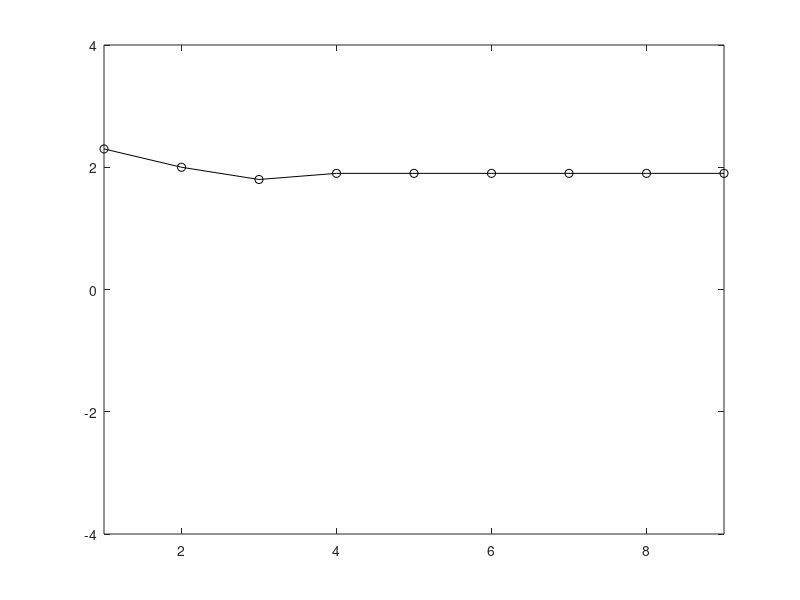
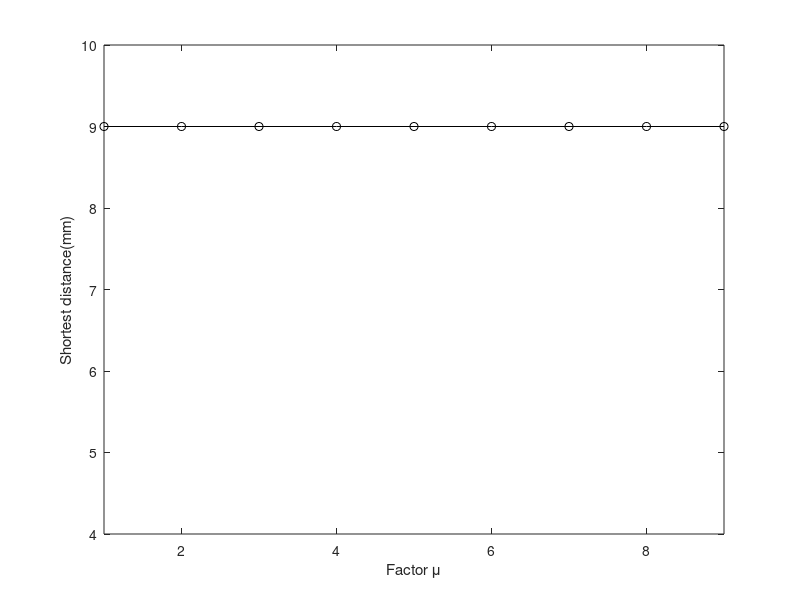
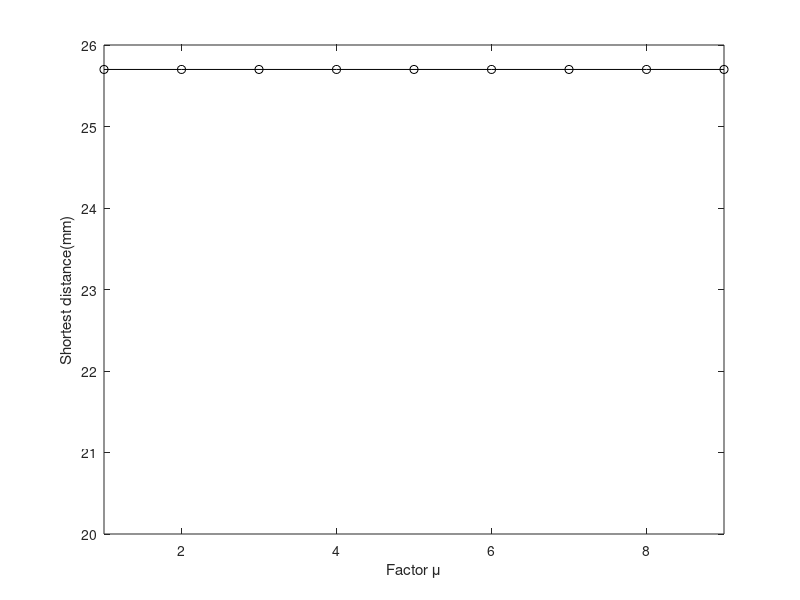
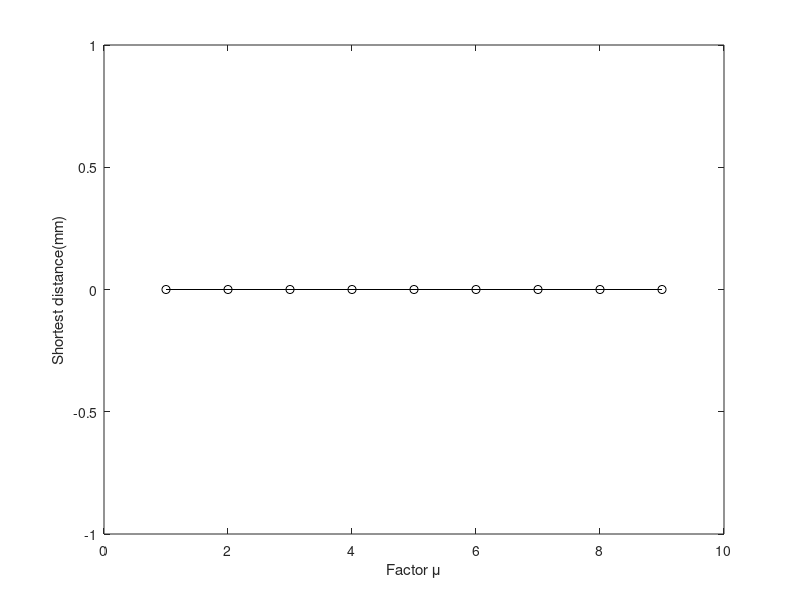

Source code (MATLAB) for these figures, in order:
p1=[1 2.3;
    2 2;
    3 1.8;
    4 1.9;
    5 1.9;
    6 1.9;
    7 1.9;
    8 1.9;
    9 1.9];
figure(1);
plot(p1(:,1),p1(:,2),'ko-');

axis([1 9 -4 4]);

p2=[1 9;
    2 9;
    3 9;
    4 9;
    5 9;
    6 9;
    7 9;
    8 9;
    9 9];
figure(2);
plot(p2(:,1),p2(:,2),'ko-');
ylabel('Shortest distance(mm)');
xlabel('Factor \mu')
axis([1 9 4 10]);

p3 =[1 25.7;
    2 25.7;
    3 25.7;
    4 25.7;
    5 25.7;
    6 25.7;
    7 25.7;
    8 25.7;
    9 25.7];
figure(3);
plot(p3(:,1),p3(:,2),'ko-');
ylabel('Shortest distance(mm)');
xlabel('Factor \mu')
axis([1 9 20 26]);

p4 =[1 0;
    2 0;
    3 0;
    4 0;
    5 0;
    6 0;
    7 0;
    8 0;
    9 0];
figure(4);
plot(p4(:,1),p4(:,2),'ko-');
ylabel('Shortest distance(mm)');
xlabel('Factor \mu')

p5= [1 0;
    2 0;
    3 0;
    4 0;
    5 0;
    6 0;
    7 0;
    8 0;
    9 0];
figure(5);
plot(p5(:,1),p5(:,2),'ko-');
ylabel('Shortest distance(mm)');
xlabel('Factor \mu')